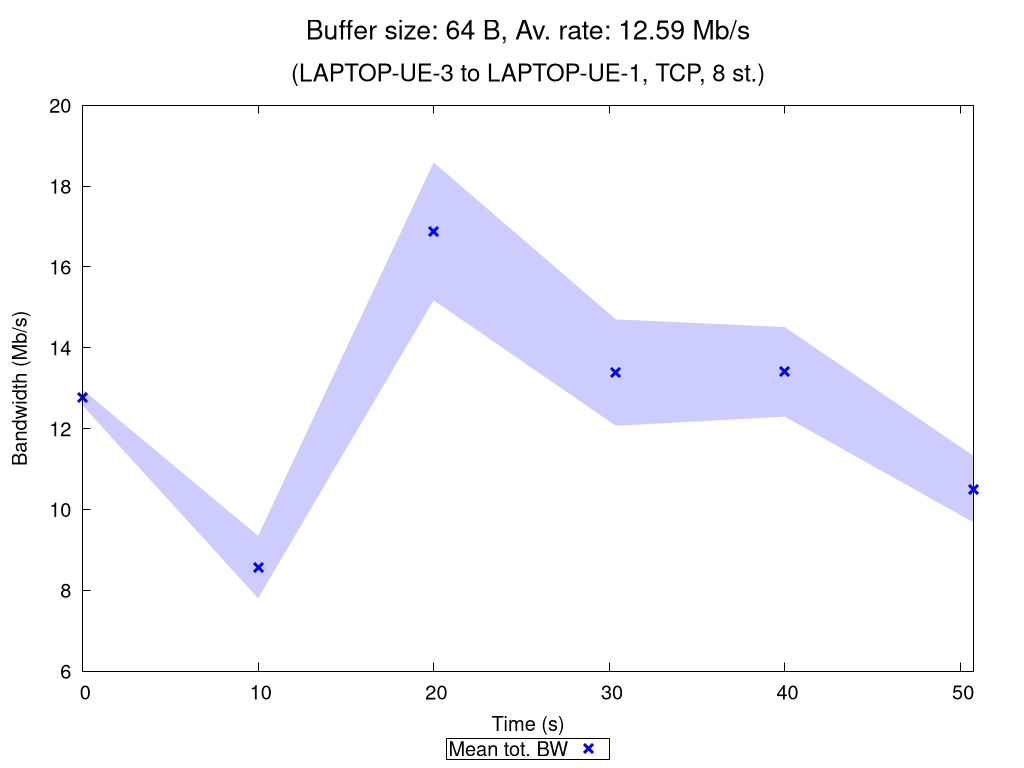

The gnuplot source for this figure:
set terminal pngcairo nocrop enhanced size 1024,768 font "Verdana,15"
set output "TCP_8_st_2020_10_06_16-04-51_two2one_00064B.png"

set title "{/=20 Buffer size: 64 B, Av. rate: 12.59 Mb/s}\n\n{/=18 (LAPTOP-UE-3 to LAPTOP-UE-1, TCP, 8 st.)}"

set xlabel "Time (s)"
set ylabel "Bandwidth (Mb/s)"
set ytics nomirror
set key bmargin center horizontal box samplen 1 width -1
set bmargin 4.6
set rmargin 4.5

rf = 1000000.0  # rate factor
set style fill transparent solid 0.2 noborder
set autoscale xfix
plot "TCP_8_st_2020_10_06_16-04-51_two2one_00064B_iperf_processed.dat" using 1:($2/rf-$3/rf):($2/rf+$3/rf) with filledcurves lc rgb "blue" notitle, \
     "" using 1:($2/rf) with points pt 2 ps 1.5 lw 3 lc rgb "blue" title "Mean tot. BW", \
